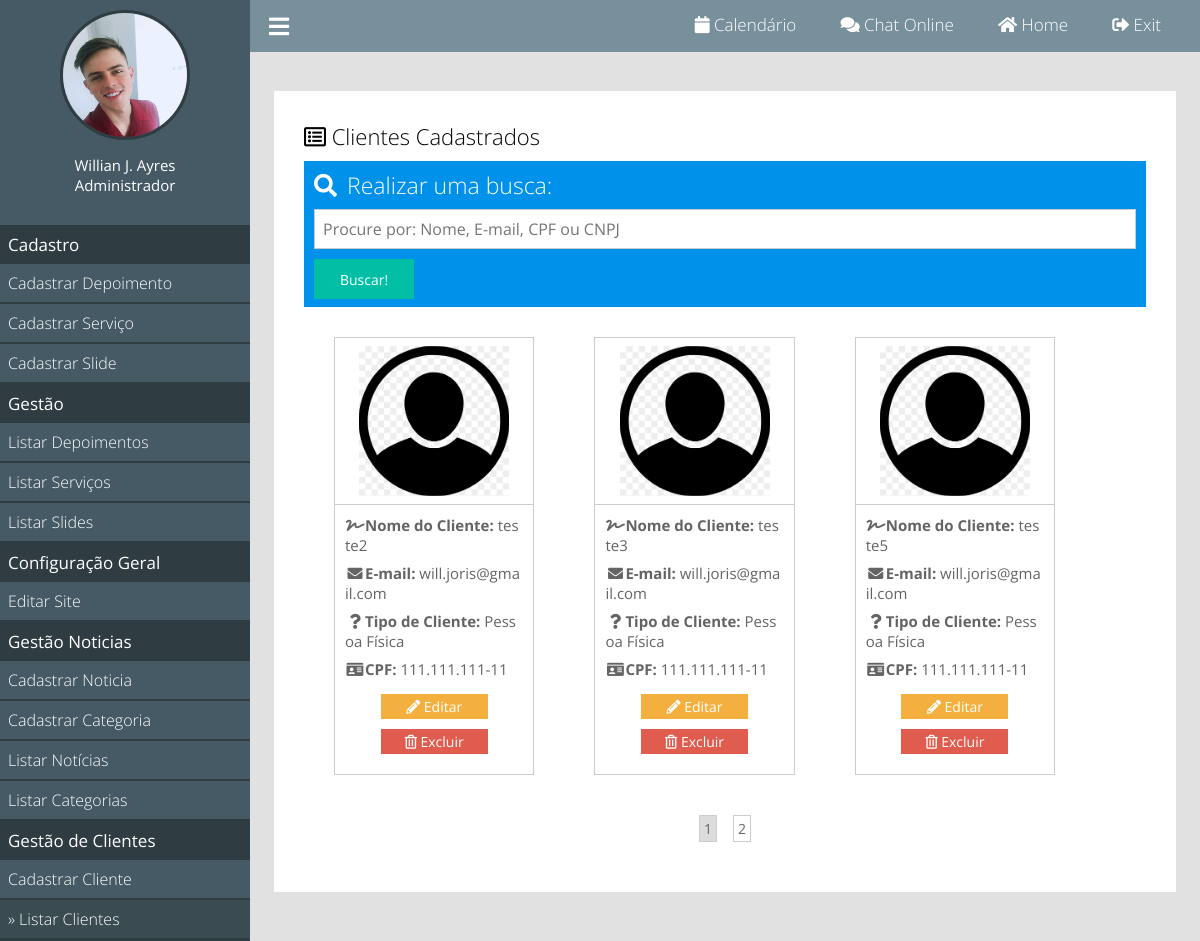
Screenshot of /painel/list-clients (signed in) with the database file from the repository.
### painel/index.php (called while the page is built, shortened)
<?php
	include('../config.php');
	(!Painel::logged()) ? include('login.php') : include('main.php');
?>

### classes/MySQL.php (called while the page is built)
<?php
	class MySQL{
		private static $pdo;
		public static function connect(){
			if(self::$pdo == null){
				try{
				self::$pdo = new PDO('mysql:host='.HOST.';dbname='.DATABASE,USER,PASSWORD,array(PDO::MYSQL_ATTR_INIT_COMMAND => "SET NAMES utf8"));
				self::$pdo->setAttribute(PDO::ATTR_ERRMODE,PDO::ERRMODE_EXCEPTION);
				}catch(Exception $e){
					echo '<h2>Erro ao conectar</h2>';
				}
			}
			return self::$pdo;
		}
	}
?>

### painel/pages/list-clients.php (the view, shortened to what this page needs)
<?php
	$search = isset($_GET['search']) ? $_GET['search'] : '';
	$query_search = ($search != '') ? " WHERE name LIKE '%$search%' OR email LIKE '%$search%' OR number LIKE '%$search%'" : '';
	$cur_page = isset($_GET['page']) ? (int)$_GET['page'] : 1;
	$per_page = PER_PAGE;
?>
<div class="box">
	<h2><i class="far fa-list-alt"></i> Clientes Cadastrados</h2>
	<div class="search">
		<form method="post">
			<h3><i class="fas fa-search"></i>Realizar uma busca:</h3>
			<input type="text" name="search" placeholder="Procure por: Nome, E-mail, CPF ou CNPJ" />
			<input type="submit" name="action" value="Buscar!" />
		</form>
	</div>
	<?php
		$query = $query_search;
		$query .= 'ORDER BY id ASC LIMIT '.($cur_page - 1) * $per_page.','.$per_page;
	?>
	<div class="boxes">
		<?php
			$clients = \Painel::getData('tb_admin.clients','*',$query,[],1,1);
			foreach($clients as $value){
		?>
			<div class="boxes-wraper">
				<div class="box-single">
					<div class="top">
						<img alt="<?php echo $value['name'];?>" src="<?php images();?>clients/<?php echo $value['img'];?>" />
					</div>
					<div class="body">
						<p><strong><i class="fas fa-signature"></i>Nome do Cliente:</strong> <?php echo $value['name'];?></p>
						<p><strong><i class="fas fa-envelope"></i>E-mail:</strong> <?php echo $value['email'];?></p>
						<p><strong><i class="fas fa-question"></i>Tipo de Cliente:</strong> <?php echo ($value['client_type'] == 'physical') ? 'Pessoa Física' : 'Pessoa Jurídica';?></p>
						<p><strong><i class="fas fa-id-card"></i><?php echo ($value['client_type'] == 'physical') ? 'CPF' : 'CNPJ';?>:</strong> <?php echo $value['number'];?></p>
						<div class="buttons">
							<a class="edit" href="<?php pathPainel();?>edit-client?id=<?php echo $value['id'];?>"><i class="fas fa-pencil-alt"></i> Editar</a>
							<a box="confirm" class="del" href="" item_id="<?php echo $value['id'];?>"><i class="far fa-trash-alt"></i></i> Excluir</a>
						</div>
					</div>
				</div>
			</div>
		<?php } ?>
	</div>
	<div class="pagination">
		<?php
			$tot_pages = ceil(count(\Painel::getData('tb_admin.clients', '*',$query_search,[],1,1)) / $per_page);
			for($i=1; $i<=$tot_pages; $i++){
				if($i == $cur_page){
					if(isset($_GET['search']))
						echo '<a class="sel" href="'.INCLUDE_PATH_PAINEL.'list-clients?search='.$search.'&page='.$i.'">'.$i.'</a>';
					else
						echo '<a class="sel" href="'.INCLUDE_PATH_PAINEL.'list-clients?page='.$i.'">'.$i.'</a>';
				}else{
					if(isset($_GET['search']))
						echo '<a href="'.INCLUDE_PATH_PAINEL.'list-clients?search='.$search.'&page='.$i.'">'.$i.'</a>';
					else
						echo '<a href="'.INCLUDE_PATH_PAINEL.'list-clients?page='.$i.'">'.$i.'</a>';
				}
			}
		?>
	</div>
</div>

### painel/main.php (shortened to what this page needs)
<!DOCTYPE html>
<html lang="pt-br">
	<head>
		<?php Painel::loadCSS(array('fontawesome','default','box'),[],1,1);?>
		<?php Painel::loadCSS(array('boxes','search'),array('list-clients','list-products','edit-product','list-enterprises','edit-enterprise','edit-building'),1);?>
	</head>
	<body>
		<div class="menu">
			<div class="wraper">
				<div class="user">
					<?php if($_SESSION['img'] == ''){ ?>
						<div class="avatar">
							<i class="fas fa-user"></i>
						</div>
					<?php } else { ?>
						<div class="img">
							<img src="<?php pathPainel();?>uploads/users/<?php echo $_SESSION['img'];?>" />
						</div>
					<?php } ?>
					<div class="name">
						<p><?php echo $_SESSION['name'];?></p>
						<p><?php echo Painel::getOffice($_SESSION['office']);?></p>
					</div>
				</div>
				<div class="itens">
					<h2>Cadastro</h2>
					<a <?php Painel::selected('register-testimony');?> href="<?php pathPainel();?>register-testimony">Cadastrar Depoimento</a>
					<a <?php Painel::selected('register-service');?> href="<?php pathPainel();?>register-service">Cadastrar Serviço</a>
					<a <?php Painel::selected('register-slide');?> href="<?php pathPainel();?>register-slide">Cadastrar Slide</a>
					<h2>Gestão</h2>
					<a <?php Painel::selected('list-testimonies');?> href="<?php pathPainel();?>list-testimonies">Listar Depoimentos</a>
					<a <?php Painel::selected('list-services');?> href="<?php pathPainel();?>list-services">Listar Serviços</a>
					<a <?php Painel::selected('list-slides');?> href="<?php pathPainel();?>list-slides">Listar Slides</a>
					<h2>Configuração Geral</h2>
					<a <?php Painel::selected('edit-site');?> href="<?php pathPainel();?>edit-site">Editar Site</a>
					<h2>Gestão Noticias</h2>
					<a <?php Painel::selected('register-notice');?> href="<?php pathPainel();?>register-notice">Cadastrar Noticia</a>
					<a <?php Painel::selected('register-category');?> href="<?php pathPainel();?>register-category">Cadastrar Categoria</a>
					<a <?php Painel::selected('list-notices');?> href="<?php pathPainel();?>list-notices">Listar Notícias</a>
					<a <?php Painel::selected('list-categories');?> href="<?php pathPainel();?>list-categories">Listar Categorias</a>
					<h2>Gestão de Clientes</h2>
					<a <?php Painel::selected('register-client');?> href="<?php pathPainel();?>register-client">Cadastrar Cliente</a>
					<a <?php Painel::selected('list-clients');?> href="<?php pathPainel();?>list-clients">Listar Clientes</a>
				</div>
			</div>
		</div>
		<header>
			<div class="center">
				<div class="menu-button left">
					<i class="fas fa-bars"></i>
				</div>
				<div class="loggout right">
					<a <?php if(@$_GET['url'] == 'calendar'){echo 'class="home"';} ?> href="<?php pathPainel();?>calendar"><i class="fas fa-calendar"></i> <span>Calendário</span></a>
					<a <?php if(@$_GET['url'] == 'chat'){echo 'class="home"';} ?> href="<?php pathPainel();?>chat"><i class="fas fa-comments"></i> <span>Chat Online</span></a>
					<a <?php if(@$_GET['url'] == ''){echo 'class="home"';} ?> href="<?php pathPainel();?>"><i class="fas fa-home"></i> <span>Home</span></a>
					<a href="<?php pathPainel();?>?loggout"><i class="fas fa-sign-out-alt"></i> <span>Exit</span></a>
				</div>
			</div>
		</header>
		<div class="container">
			<?php
				Painel::loadPage();
			?>
		</div>
	</body>
</html>

### classes/Painel.php (shortened to what this page needs)
<?php
	class Painel
	{
		public static $offices = ['0' => 'Normal', '1' => 'Sub-Adminstrador', '2' => 'Administrador'];
		public static function loadPage(){
			if(isset($_GET['url'])){
				$url = explode('/',$_GET['url']);
				if(file_exists('pages/'.$url[0].'.php'))
					include('pages/'.$url[0].'.php');
				else
					header('Location: '.INCLUDE_PATH_PAINEL);
			}
			else
				include('pages/home.php');
		}
		public static function loadCSS($files, $pages, $panel = true, $geral = false, $cdn = false, $cdn_add = []){
			$url = explode('/',@$_GET['url'])[0];
			$path = $panel ? INCLUDE_PATH_PAINEL : INCLUDE_PATH;
			if(!$geral && !$cdn){
				for($i=0;$i<count($pages);$i++){
					if($pages[$i] == $url){
						foreach($files as $key => $value){
							echo '<link rel="stylesheet" href="'.$path.'css/'.$value.'.css" />';
						}
						break;
					}
				}
			}else if($geral && !$cdn){
				for($i=0;$i<count($files);$i++){
					if($files[$i]=='fontawesome')
						echo '<link rel="stylesheet" href="'.INCLUDE_PATH.'css/'.$files[$i].'.css" />';
					else
						echo '<link rel="stylesheet" href="'.$path.'css/'.$files[$i].'.css" />';
				}
			}else if($geral && $cdn){
				$script = '<link rel="stylesheet" href="'.$files[0].'" ';
				if($cdn_add != ''){
					foreach($cdn_add as $key => $value){
						$script .= $key.'='.$value.' ';
					}
				}
				$script .= '/>';
				echo $script;
			}
		}
		public static function selected($par){
			$url = explode('/',@$_GET['url'])[0];
			if($url == $par)
				echo 'class="selected"';
		}
		public static function getOffice($index){
			return self::$offices[$index];
		}
		public static function getData($table, $data = '*', $query = '', $arr = '', $fetch = true, $all = false){
			if($query != false){
				$sql = MySQL::connect()->prepare("SELECT $data FROM `$table` $query");
				($arr != '') ? $sql->execute($arr) : $sql->execute();
			}else{
				$sql = MySQL::connect()->prepare("SELECT $data FROM `$table`");
				$sql->execute();
			}
			return $fetch ? ($all ? $sql->fetchAll() : $sql->fetch()) : $sql;
		}
	}
?>

### config.php (shortened to what this page needs)
<?php
	function pathPainel(){echo INCLUDE_PATH_PAINEL;}
	function images(){echo IMAGES;}
?>

### painel/css/default.css (style rules this page uses)
* { box-sizing: border-box; font-family: 'Open Sans', sans-serif; margin: 0; padding: 0; }
html,body { background: rgb(225,225,225); height: 100%; }
body { overflow-x: hidden; }
.center { margin: 0 auto; padding: 0 2%; text-align: center; }
.left { float: left; }
.right { float: right; }
.menu { background: #455A64; height: 100%; left: 0; overflow-x: hidden; overflow-y: auto; padding: 10px 0; position: fixed; top: 0; width: 250px; }
.wraper { width: 250px; }
.user { text-align: center; }
.user .img { display: inline-block; height: 130px; width: 130px; }
.user .img img { border: 3px solid #2F3D42; border-radius: 50%; display: inline-block; height: 130px; position: relative; width: 130px; }
.name { margin-top: 10px; text-align: center; }
.name p { color: #FFF; font-size: 15px; font-weight: 400; }
.itens { margin-top: 30px; }
.itens h2 { background-color: #2F3D42; color: #FFF; font-size: 17px; font-weight: 400; padding: 8px; text-align: left; }
.itens a { border-bottom: 2px solid #2F3D42; color: #FFF; display: block; font-size: 16px; font-weight: 300; padding: 8px; text-decoration: none; }
.selected { background: #3A4B51; }
.selected::before { content: '» '; }
header { background-color: #78909C; left: 250px; margin-bottom: 15px; padding: 10px 0; position: relative; width: calc(100% - 250px); }
.menu-button { color: #FFF; cursor: pointer; font-size: 23px; }
.loggout a { color: #FFF; font-size: 17px; padding: 0 20px; position: relative; text-decoration: none; top: 3px; }
.loggout a > span { font-size: 17px; font-weight: 300; text-decoration: none; }

### painel/css/box.css (style rules this page uses)
.container { left: 250px; padding: 2%; position: relative; width: calc(100% - 250px); }
.box { background-color: #FFF; margin-bottom: 25px; overflow-x: auto; padding: 30px; }
.box h2 { font-size: 22px; font-weight: 300; }
.box form { margin: 30px 0; }
.box form input, .box form select, .box textarea { border: 1px solid #CCC; margin-top: 8px; width: 100% }
.box form input[type="text"], .box form input[type="password"], .box form input[type="number"], .box form select, .box textarea { color: #000; display: block; font-size: 16px; font-weight: 400; height: 40px; padding-left: 8px; }

### painel/css/boxes.css (style rules this page uses)
.boxes { display: flex; flex-wrap: wrap; }
.boxes .boxes-wraper { display: flex; flex-wrap: wrap; margin: 0 10px; padding: 20px; width: calc(33.3% - 40px); }
.boxes .boxes-wraper:nth-child(3n) { margin-right: 70px; }
.boxes .boxes-wraper .box-single, .boxes .boxes-wraper .box-single-divide { border: 1px solid #CCC; height: 100%; max-height: 600px; overflow-x: auto; width: 100%; }
.boxes .boxes-wraper .box-single .top { border-bottom: 1px solid #CCC; color: #CCC; padding: 8px 0; text-align: center; }
.boxes .boxes-wraper .box-single .top img { display: block; margin: 0 auto; max-width: 150px; }
.boxes .boxes-wraper .box-single .body, .boxes .boxes-wraper .box-single-divide .body { padding: 10px; word-break: break-all; }
.boxes .boxes-wraper .box-single .body p, .boxes .boxes-wraper .box-single-divide .body p { color: #646464; font-size: 15px; margin-bottom: 8px; }
.boxes .boxes-wraper .box-single .body p i, .boxes .boxes-wraper .box-single-divide .body p i { text-align: center; width: 20px; }
.boxes .boxes-wraper .box-single .body .buttons, .boxes .boxes-wraper .box-single-divide .body .buttons, .boxes .boxes-wraper .box-single .body .buttons-middle, .boxes .boxes-wraper .box-single-divide .body .buttons-middle { margin-top: 15px; text-align: center; }
.boxes .boxes-wraper .box-single .body .buttons a, .boxes .boxes-wraper .box-single-divide .body .buttons a, .boxes .boxes-wraper .box-single .body .buttons-middle a, .boxes .boxes-wraper .box-single-divide .body .buttons-middle a { color: #FFF; display: inline-block; padding: 3px 8px; text-decoration: none; }
.boxes .boxes-wraper .box-single .body .buttons a.edit, .boxes .boxes-wraper .box-single-divide .body .buttons a.edit { background-color: #F4B03E; }
.boxes .boxes-wraper .box-single .body .buttons a.del, .boxes .boxes-wraper .box-single .body .buttons a.delete, .boxes .boxes-wraper .box-single-divide .body .buttons a.del, .boxes .boxes-wraper .box-single-divide .body .buttons a.delete { background-color: #E05C4E; }
@media screen and (max-width: 1240px) { .boxes .boxes-wraper .box-single .body .buttons a, .boxes .boxes-wraper .box-single-divide .body .buttons a, .boxes .boxes-wraper .box-single .body .buttons-middle a, .boxes .boxes-wraper .box-single-divide .body .buttons-middle a { display: block; font-size: 14px; margin: 10px auto; width: 60%; } }

### rows the page displays
tb_admin.clients: img (placeholder picture), name "teste2", email "will.joris@gmail.com", client_type "Pessoa Física", number "111.111.111-11"
tb_admin.clients: img (placeholder picture), name "teste3", email "will.joris@gmail.com", client_type "Pessoa Física", number "111.111.111-11"
tb_admin.clients: img (placeholder picture), name "teste5", email "will.joris@gmail.com", client_type "Pessoa Física", number "111.111.111-11"

### other values shown
$_SESSION['name'] "Willian J. Ayres"
Painel::getOffice($_SESSION['office']) "Administrador"
